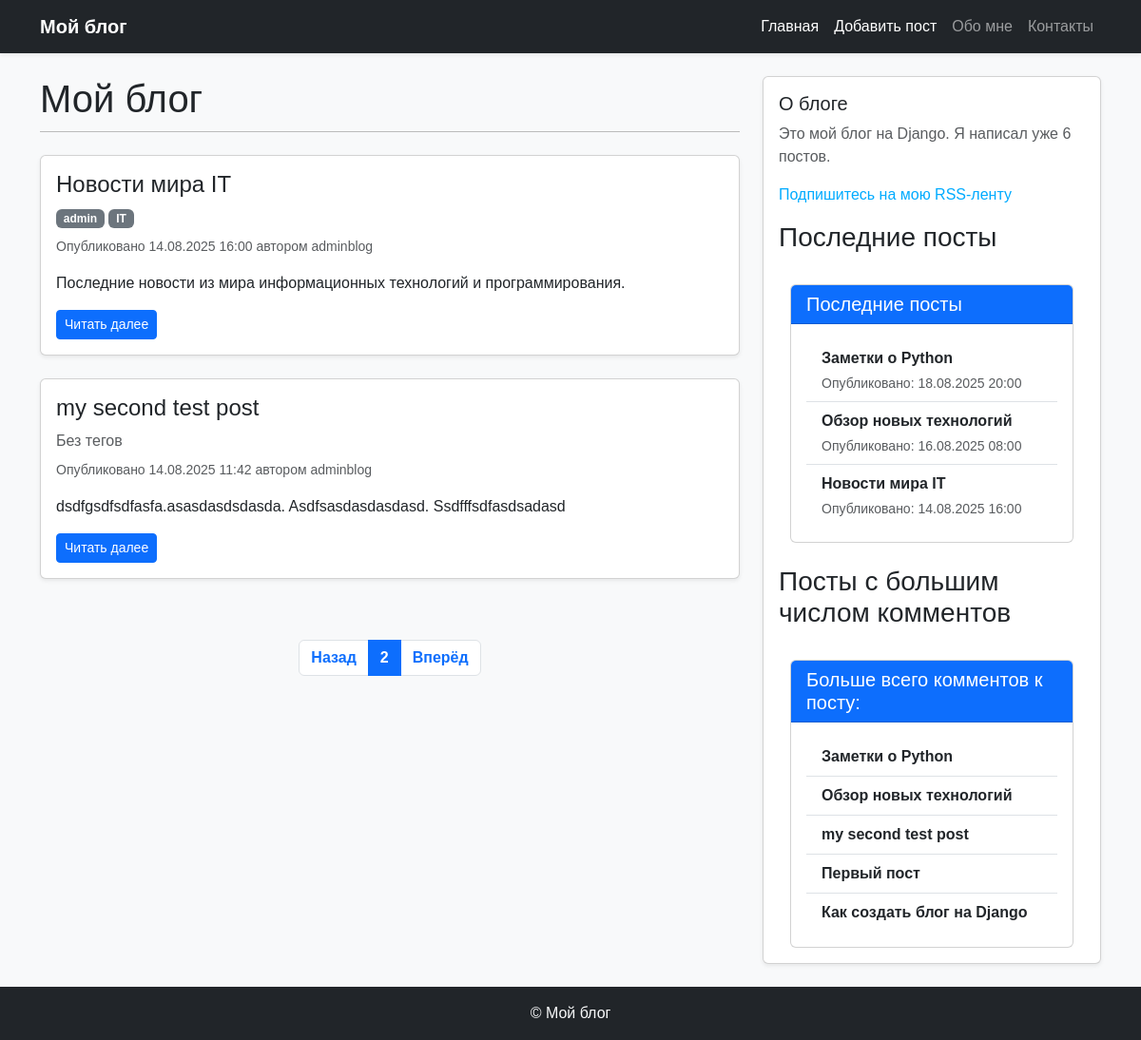
/blog/?page=2, run on an earlier commit of the app's database.
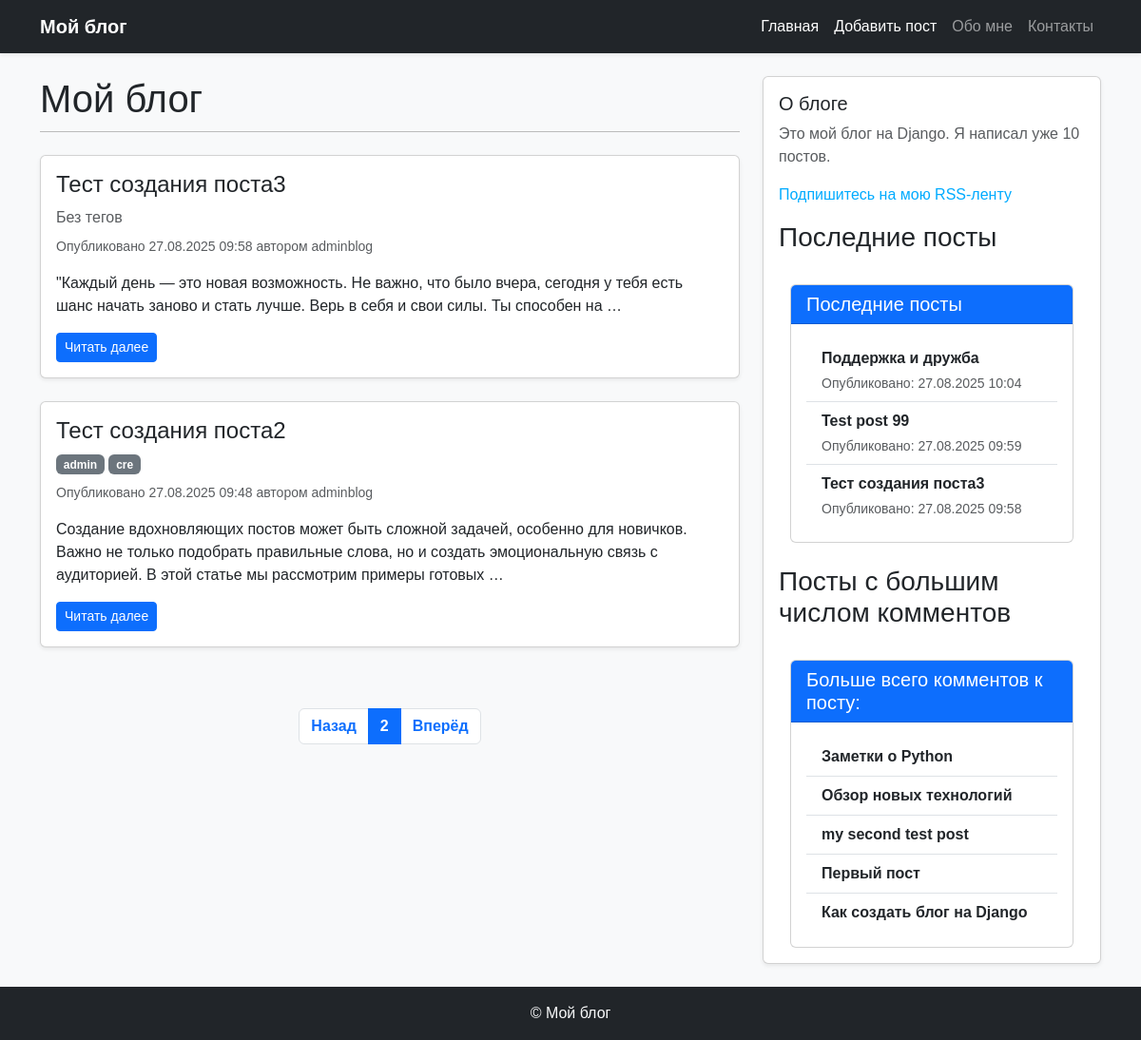
And on a later commit of the database.
### blog/models.py (models this page shows, shortened)
class Post(models.Model):
    class Status(models.TextChoices):
        DRAFT = 'DF', 'Draft'
        PUBLISHED = 'PB', 'Published'
    title = models.CharField(max_length=50, verbose_name='название')
    slug = models.SlugField(max_length=50, unique_for_date='publish', verbose_name='слаг')
    body = models.TextField(verbose_name='содержание')
    publish = models.DateTimeField(default=timezone.now, verbose_name='дата публикации')
    created = models.DateTimeField(auto_now_add=True, verbose_name='создан')
    updated = models.DateTimeField(auto_now=True, verbose_name='обновлен')
    status = models.CharField(max_length=2, choices=Status.choices, default=Status.DRAFT, verbose_name='статус')
    author = models.ForeignKey(User, on_delete=models.CASCADE, related_name='blog_posts', verbose_name='автор')
    objects = models.Manager()
    published = PublishManager()
    tags = TaggableManager()
    class Meta:
        ordering = ['-publish']
        verbose_name = 'пост'
        verbose_name_plural = 'посты'
        indexes = [
            models.Index(fields=['-publish']),
        ]
    def get_absolute_url(self):
        return reverse('blog:post_detail',
                       args=[
                            self.publish.year,
                            self.publish.month,
                            self.publish.day,
                            self.slug
                        ])

### blog/views.py (the view)
# urls.py: path('blog/', posts_list, name='posts_list'),
def posts_list(request, tag_slug=None):
    post_list = Post.published.all()
    tag = None
    if tag_slug:
        tag = get_object_or_404(Tag, slug=tag_slug)
        post_list = post_list.filter(tags__in=[tag])
    paginator = Paginator(post_list, 2)
    page_number = request.GET.get('page', 1)
    try:
        posts = paginator.page(page_number)
    except PageNotAnInteger:
        posts = paginator.page(1)
    except EmptyPage:
        posts = paginator.page(paginator.num_pages)
    context = {
        'posts': posts,
        'tag':tag,
        'title': 'Опубликованные статьи',
    }
    return render(request, 'blog/post/posts_list.html', context=context)

### blog/models.py (called while the page is built)
    def get_queryset(self):
        return super().get_queryset().filter(status=Post.Status.PUBLISHED)

### blog/templatetags/blog_tags.py (called while the page is built)
@register.simple_tag
def total_posts():
    return Post.published.count()

@register.inclusion_tag('blog/post/latest_posts.html')
def show_latest_posts(count=5):
    latest_posts = Post.published.order_by('-publish')[:count]
    return {'latest_posts':latest_posts}

@register.simple_tag
def get_most_commented_posts(count=5):
    return Post.published.annotate(
        total_comments=Count('comments')
    ).order_by('-total_comments')[:count]

@register.filter(name='markdown')
def markdown_format(text):
    return mark_safe(markdown.markdown(text))

### blog/templates/blog/post/posts_list.html (shortened to what this page needs)
{% extends "blog/base.html" %}
{% load blog_tags %}
{% block content %}
  <h1 class="mb-4">Мой блог</h1>
  <div class="row">
    {% for post in posts %}
      <div class="col-12 mb-4">
        <div class="card shadow-sm h-100">
          <div class="card-body">
            <h2 class="card-title h4">
              <a href="{{ post.get_absolute_url }}" class="text-decoration-none text-dark">
                {{ post.title }}
              </a>
            </h2>
            <p class="mb-2">
              {% for tag in post.tags.all %}
                <a href="{% url 'blog:posts_list_by_tag' tag.slug %}" class="badge bg-secondary text-decoration-none">
                  {{ tag.name }}
                </a>
              {% empty %}
                <span class="text-muted">Без тегов</span>
              {% endfor %}
            </p>
            <p class="text-muted small">
              Опубликовано {{post.publish|date:"d.m.Y H:i"}} автором {{post.author}}
            </p>
            <p class="card-text">
              {{ post.body|markdown|truncatewords_html:30 }}
            </p>
            <a href="{{ post.get_absolute_url }}" class="btn btn-primary btn-sm">Читать далее</a>
          </div>
        </div>
      </div>
    {% empty %}
      <p class="text-muted">Постов пока нет.</p>
    {% endfor %}
  </div>
  {% include "pagination.html" with page=posts %}
{% endblock %}

### blog/templates/blog/base.html (shortened to what this page needs)
{% load blog_tags %}
{% load static %}
<!DOCTYPE html>
<html lang="ru">
<head>
  <link rel="stylesheet" href="https://cdn.jsdelivr.net/npm/bootstrap@5.3.2/dist/css/bootstrap.min.css">
  <link href="{% static 'css/blog.css' %}" rel="stylesheet">
</head>
<body class="bg-light">
  <nav class="navbar navbar-expand-lg navbar-dark bg-dark shadow-sm">
    <div class="container">
      <a class="navbar-brand fw-bold" href="{% url 'blog:posts_list' %}">Мой блог</a>
      <div class="collapse navbar-collapse" id="navbarContent">
        <ul class="navbar-nav ms-auto">
          <li class="nav-item"><a class="nav-link active" href="{% url 'blog:index' %}">Главная</a></li>
          <li class="nav-item"><a class="nav-link active" href="{% url 'blog:post_create' %}">Добавить пост</a></li>
          <li class="nav-item"><a class="nav-link" href="#">Обо мне</a></li>
          <li class="nav-item"><a class="nav-link" href="#">Контакты</a></li>
        </ul>
      </div>
    </div>
  </nav>
  <div class="container mt-4">
    <div class="row">
      <main class="col-md-8 mb-4">
        {% block content %}{% endblock %}
      </main>
      <aside class="col-md-4">
        <div class="card shadow-sm p-3">
          <h2 class="h5">О блоге</h2>
          <p class="text-muted">
            Это мой блог на Django.
            Я написал уже {% total_posts %} постов.
          </p>
          <p>
           <a href="{% url 'blog:post_feed' %}">
             Подпишитесь на мою RSS-ленту
           </a>
          </p>
          <h3>Последние посты</h3>
            {% show_latest_posts 3 %}
          <br>
          <h3>Посты с большим числом комментов</h3>
          <div class="container mt-4">
            <div class="card">
              <div class="card-header bg-primary text-white">
                <h5 class="mb-0">Больше всего комментов к посту:</h5>
              </div>
              {% get_most_commented_posts as most_commented_posts %}
              <div class="card-body">
                <ul class="list-group list-group-flush">
                  {% for post in most_commented_posts %}
                  <li class="list-group-item">
                    <a href="{{ post.get_absolute_url }}" class="text-decoration-none fw-bold text-dark">{{ post.title }}</a>
                  </li>
                  {% endfor %}
                </ul>
              </div>
            </div>
          </div>
        </div>
      </aside>
    </div>
  </div>
  <footer class="bg-dark text-light text-center py-3 mt-4">
    <p class="mb-0">&copy; {{ now|date:"Y" }} Мой блог</p>
  </footer>
</body>
</html>

### blog/templates/blog/post/latest_posts.html
<div class="container mt-4">
  <div class="card">
    <div class="card-header bg-primary text-white">
      <h5 class="mb-0">Последние посты</h5>
    </div>
    <div class="card-body">
      <ul class="list-group list-group-flush">
        {% for post in latest_posts %}
        <li class="list-group-item">
          <a href="{{ post.get_absolute_url }}" class="text-decoration-none fw-bold text-dark">
            {{ post.title }}
          </a>
          <div class="text-muted small mt-1">
            Опубликовано: {{ post.publish|date:"d.m.Y H:i" }}
          </div>
        </li>
        {% endfor %}
      </ul>
    </div>
  </div>
</div>

What changed in the data, as far as the page shows it:
no longer on this page (row unchanged): Post: title "Новости мира IT", publish "14.08.2025 16:00", author "adminblog", body "Последние новости из мира информационных технологий и программирования.", Tag (name "admin")
no longer on this page (row unchanged): Tag: name "IT", shown under "Новости мира IT"
no longer on one of the page's lists (row unchanged): Post: title "Заметки о Python", publish "18.08.2025 20:00"
no longer on one of the page's lists (row unchanged): Post: title "Обзор новых технологий", publish "16.08.2025 08:00"
no longer on one of the page's lists (row unchanged): Post: title "my second test post", publish "14.08.2025 11:42", author "adminblog", body "dsdfgsdfsdfasfa.asasdasdsdasda. Asdfsasdasdasdasd. Ssdfffsdfasdsadasd"
added Post: title "Тест создания поста3", publish "27.08.2025 09:58", author "adminblog", body "\"Каждый день — это новая возможность. Не важно, что было вчера, сегодня у тебя есть шанс начать заново и стать лучше. Верь в себя и свои силы. Ты способен на …"
added Post: title "Тест создания поста2", publish "27.08.2025 09:48", author "adminblog", body "Создание вдохновляющих постов может быть сложной задачей, особенно для новичков. Важно не только подобрать правильные слова, но и создать эмоциональную связь с аудиторией. В этой статье мы рассмотрим примеры готовых …", Tag (name "admin"), shown under "Мой блог"
added Tag: name "cre", shown under "Тест создания поста2"
added Post: title "Поддержка и дружба", publish "27.08.2025 10:04", shown under "Последние посты"
added Post: title "Test post 99", publish "27.08.2025 09:59", shown under "Последние посты"
Also different on the page:
text no longer shown: "6"
text now shown: "10"
